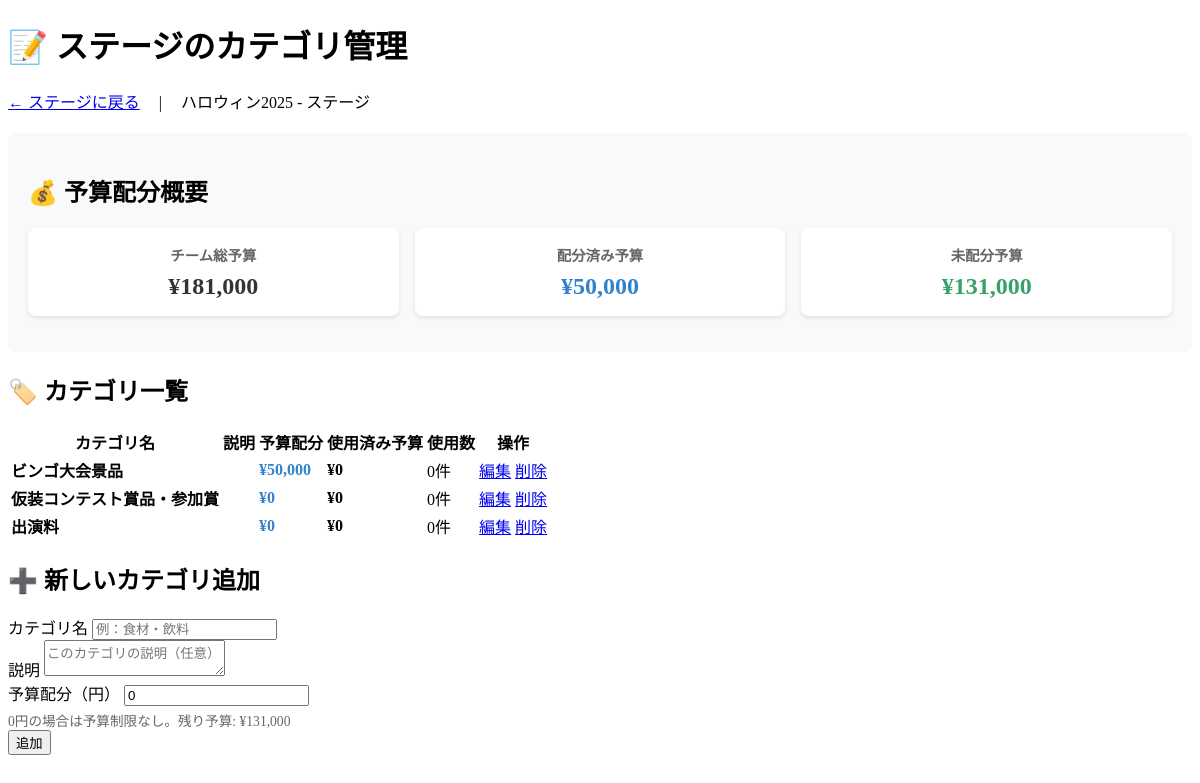
The page /purpose_categories.php?team_id=7 on the database its author committed.
### tables this page shows
CREATE TABLE `teams` (
  `id` int NOT NULL,
  `event_id` int NOT NULL,
  `name` varchar(255) NOT NULL,
  `budget` int NOT NULL
);

CREATE TABLE `events` (
  `id` int NOT NULL,
  `name` varchar(255) NOT NULL,
  `budget` int NOT NULL,
  `slack_channel_url` varchar(255) NOT NULL
);

CREATE TABLE `purpose_categories` (
  `id` int NOT NULL,
  `team_id` int NOT NULL,
  `name` varchar(100) NOT NULL,
  `description` text,
  `color` varchar(7) DEFAULT '#4A90E2',
  `is_active` tinyint(1) DEFAULT '1',
  `sort_order` int DEFAULT '0',
  `budget_allocation` int NOT NULL DEFAULT '0',
  `created_at` datetime DEFAULT CURRENT_TIMESTAMP,
  `updated_at` datetime DEFAULT CURRENT_TIMESTAMP ON UPDATE CURRENT_TIMESTAMP
);

### purpose_categories.php (the view, shortened to what this page needs)
<?php
require_once __DIR__ . '/config/db_connect.php';
$team_id = $_GET['team_id'] ?? null;
$stmt = $pdo->prepare('SELECT t.*, e.name as event_name FROM teams t JOIN events e ON t.event_id = e.id WHERE t.id = ?');
$stmt->execute([$team_id]);
$team = $stmt->fetch();
$stmt = $pdo->prepare(
    'SELECT pc.*,
            COALESCE(r.total_receipts, 0) AS total_receipts,
            COALESCE(pe.total_planned, 0) AS total_planned,
            (COALESCE(r.total_receipts, 0) + COALESCE(pe.total_planned, 0)) AS used_budget
     FROM purpose_categories pc
     LEFT JOIN (
         SELECT purpose_category_id, SUM(amount) AS total_receipts
         FROM receipts
         WHERE team_id = ?
         GROUP BY purpose_category_id
     ) r ON pc.id = r.purpose_category_id
     LEFT JOIN (
         SELECT purpose_category_id, SUM(estimated_amount) AS total_planned
         FROM planned_expenses
         WHERE team_id = ?
         GROUP BY purpose_category_id
     ) pe ON pc.id = pe.purpose_category_id
     WHERE pc.team_id = ?
     ORDER BY pc.name'
);
$stmt->execute([$team_id, $team_id, $team_id]);
$categories = $stmt->fetchAll();
$stmt = $pdo->prepare('SELECT COALESCE(SUM(budget_allocation), 0) as total_allocated FROM purpose_categories WHERE team_id = ? AND is_active = 1');
$stmt->execute([$team_id]);
$total_allocated = $stmt->fetchColumn();
$unallocated_budget = $team['budget'] - $total_allocated;
$edit_category = null;
?>
<!DOCTYPE html>
<html lang="ja">
<head>
    <link rel="stylesheet" href="assets/style.css">
</head>
<body>
    <div class="container">
        <div class="main-card">
            <h1 class="title">📝 <?= htmlspecialchars($team['name']) ?>のカテゴリ管理</h1>
            <div class="breadcrumb">
                <a href="team.php?team_id=<?= $team_id ?>&event_id=<?= $team['event_id'] ?>">← <?= htmlspecialchars($team['name']) ?>に戻る</a>
                <span style="margin: 0 15px;">|</span>
                <span><?= htmlspecialchars($team['event_name']) ?> - <?= htmlspecialchars($team['name']) ?></span>
            </div>
            <div class="budget-overview">
                <h2 class="subtitle">💰 予算配分概要</h2>
                <div class="budget-cards">
                    <div class="budget-card">
                        <h3>チーム総予算</h3>
                        <div class="budget-amount">¥<?= number_format($team['budget']) ?></div>
                    </div>
                    <div class="budget-card">
                        <h3>配分済み予算</h3>
                        <div class="budget-amount allocated">¥<?= number_format($total_allocated) ?></div>
                    </div>
                    <div class="budget-card">
                        <h3>未配分予算</h3>
                        <div class="budget-amount <?= $unallocated_budget < 0 ? 'over-budget' : 'available' ?>">
                            ¥<?= number_format($unallocated_budget) ?>
                        </div>
                    </div>
                </div>
            </div>
            <h2 class="subtitle">🏷️ カテゴリ一覧</h2>
            <div class="table-container">
                <table class="styled-table">
                    <thead>
                        <tr>
                            <th>カテゴリ名</th>
                            <th>説明</th>
                            <th>予算配分</th>
                            <th>使用済み予算</th>
                            <th>使用数</th>
                            <th>操作</th>
                        </tr>
                    </thead>
                    <tbody>
                        <?php foreach ($categories as $category):
                            $stmt = $pdo->prepare('SELECT COUNT(*) FROM receipts WHERE purpose_category_id = ?');
                            $stmt->execute([$category['id']]);
                            $receipt_count = $stmt->fetchColumn();
                            $stmt = $pdo->prepare('SELECT COUNT(*) FROM planned_expenses WHERE purpose_category_id = ?');
                            $stmt->execute([$category['id']]);
                            $expense_count = $stmt->fetchColumn();
                            $total_usage = $receipt_count + $expense_count;
                        ?>
                        <tr>
                            <td>
                                <strong><?= htmlspecialchars($category['name']) ?></strong>
                            </td>
                            <td><?= htmlspecialchars($category['description'] ?? '') ?></td>
                            <td>
                                <strong class="budget-allocation">¥<?= number_format($category['budget_allocation']) ?></strong>
                            </td>
                            <td>
                                <strong class="used-budget">¥<?= number_format($category['used_budget']) ?></strong>
                            </td>
                            <td><?= $total_usage ?>件</td>
                            <td>
                                <a href="?team_id=<?= $team_id ?>&edit_category=<?= $category['id'] ?>" class="btn btn-edit btn-sm">編集</a>
                                <?php if ($total_usage == 0): ?>
                                    <a href="?team_id=<?= $team_id ?>&delete_category=<?= $category['id'] ?>"
                                       onclick="return confirm('本当に削除しますか？');"
                                       class="btn btn-delete btn-sm">削除</a>
                                <?php endif; ?>
                            </td>
                        </tr>
                        <?php endforeach; ?>
                    </tbody>
                </table>
            </div>
            <?php if ($edit_category): ?>
                <h2 class="subtitle">✏️ カテゴリ編集</h2>
                <form method="post" class="form">
                    <input type="hidden" name="id" value="<?= $edit_category['id'] ?>">
                    <div class="form-group">
                        <label>カテゴリ名</label>
                        <input type="text" name="name" value="<?= htmlspecialchars($edit_category['name']) ?>" required class="input">
                    </div>
                    <div class="form-group">
                        <label>説明</label>
                        <textarea name="description" class="input" rows="2"><?= htmlspecialchars($edit_category['description'] ?? '') ?></textarea>
                    </div>
                    <div class="form-group">
                        <label>予算配分（円）</label>
                        <input type="number" name="budget_allocation" value="<?= htmlspecialchars($edit_category['budget_allocation']) ?>" class="input" min="0">
                        <small class="form-help">0円の場合は予算制限なし</small>
                    </div>
                    <div class="text-right">
                        <a href="purpose_categories.php?team_id=<?= $team_id ?>" class="btn btn-outline">キャンセル</a>
                        <button type="submit" name="update_category" class="btn btn-primary">更新</button>
                    </div>
                </form>
            <?php else: ?>
                <h2 class="subtitle">➕ 新しいカテゴリ追加</h2>
                <form method="post" class="form" id="categoryForm">
                    <div class="form-group">
                        <label>カテゴリ名</label>
                        <input type="text" name="name" required class="input" placeholder="例：食材・飲料">
                    </div>
                    <div class="form-group">
                        <label>説明</label>
                        <textarea name="description" class="input" rows="2" placeholder="このカテゴリの説明（任意）"></textarea>
                    </div>
                    <div class="form-group">
                        <label>予算配分（円）</label>
                        <input type="number" name="budget_allocation" value="0" class="input" min="0">
                        <small class="form-help">0円の場合は予算制限なし。残り予算: ¥<?= number_format(max(0, $unallocated_budget)) ?></small>
                    </div>
                    <div class="text-right">
                        <button type="submit" name="add_category" class="btn btn-success" id="submitCategoryBtn">追加</button>
                    </div>
                </form>
            <?php endif; ?>
        </div>
    </div>
</body>
</html>

### purpose_categories.php (style rules this page uses)
.budget-overview { margin: 20px 0; padding: 20px; background: #f8f9fa; border-radius: 8px; }
.budget-cards { display: grid; grid-template-columns: repeat(auto-fit, minmax(200px, 1fr)); gap: 16px; margin: 16px 0; }
.budget-card { background: white; padding: 16px; border-radius: 8px; text-align: center; box-shadow: 0 2px 4px rgba(0,0,0,0.1); }
.budget-card h3 { margin: 0 0 8px 0; font-size: 0.9em; color: #666; }
.budget-amount { font-size: 1.5em; font-weight: bold; color: #333; }
.budget-amount.allocated { color: #3182ce; }
.budget-amount.available { color: #38a169; }
.budget-allocation { color: #3182ce; }
.form-help { display: block; margin-top: 4px; color: #666; font-size: 0.85em; }

### rows shown on the page
teams: name "ステージ", event.name "ハロウィン2025", budget "181,000"
purpose_categories: name "ビンゴ大会景品", budget_allocation "50,000", used_budget "0", total_usage "0"
purpose_categories: name "仮装コンテスト賞品・参加賞", budget_allocation "0", used_budget "0", total_usage "0"
purpose_categories: name "出演料", budget_allocation "0", used_budget "0", total_usage "0"

### other values the page prints
$total_allocated "50,000"
$unallocated_budget "131,000"
max(0, $unallocated_budget) "131,000"
